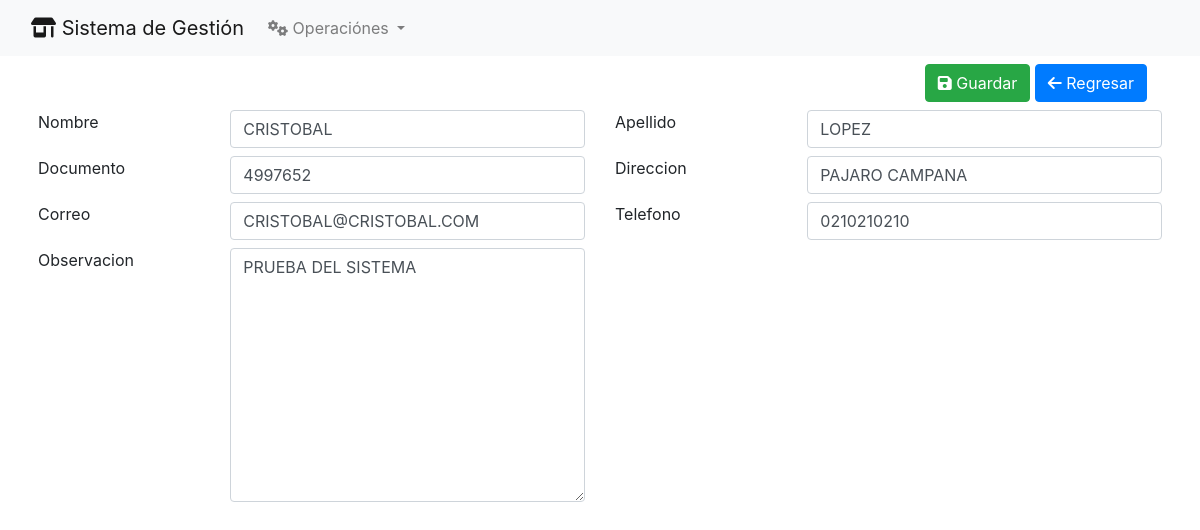
/clientes/modificar_cliente/1/, run on the app's committed database.
### Clientes/models.py (models this page shows, shortened)
class Clientes(models.Model):
    class Meta:
        verbose_name_plural = 'Clientes'
    nombre =  models.CharField(max_length = 250)
    apellido = models.CharField(max_length = 250)
    documento = models.CharField(max_length = 250, unique=True)
    direccion =  models.CharField(max_length = 250)
    telefono = models.CharField(max_length = 250)
    correo =  models.CharField(max_length = 250)
    observacion =  models.CharField(max_length = 250)
    estado =  models.CharField(max_length = 250)

### Clientes/views.py (the view)
# urls.py: path('modificar_cliente/<int:id>/', modificar_cliente, name='modificar_cliente'),
def modificar_cliente(request, id):
    cliente_instance = get_object_or_404(Clientes, id=id)
    if request.method == "POST":
        cliente_form = ClientesForm(request.POST, instance=cliente_instance)
        try:
            if cliente_form.is_valid():
                cliente_form.save()
                sweetify.toast(request, "Guardado Exitoso")
                return redirect("clientes")
        except IntegrityError as e:
            sweetify.toast(
                request,
                "Algunos de los datos deben ser únicos y ya existen en la base de datos.",
                icon="error",
                timer=3000,
            )
    else:
        cliente_form = ClientesForm(instance=cliente_instance)
        template = "nuevo_cliente.html"
        context = {"titulo": "Editar Cliente", "form": cliente_form}
        return render(request, template, context)

### Clientes/templates/nuevo_cliente.html (shortened to what this page needs)
{% extends 'home.html' %}
{% block content %}
<form method="post">
    <div class="container p-2">
        <div class="col  d-flex justify-content-end">
            <button class="btn btn-success "> <i class="fa-solid fa-floppy-disk"></i> Guardar</button> &nbsp;
            <a href="{% url 'clientes' %}" class="btn btn-primary"> <i class="fa-solid fa-arrow-left"></i> Regresar</a>
        </div>
        <div class="row my-2">
            <div class="col-2">
                <label for="">Nombre</label>
            </div>
            <div class="col-4">
                {{form.nombre}}
            </div>
            <div class="col-2">
                <label for="">Apellido</label>
            </div>
            <div class="col-4">
                {{form.apellido}}
            </div>
        </div>
        <div class="row my-2">
            <div class="col-2">
                <label for="">Documento</label>
            </div>
            <div class="col-4">
                {{form.documento}}
            </div>
            <div class="col-2">
                <label for="">Direccion</label>
            </div>
            <div class="col-4">
                {{form.direccion}}
            </div>
        </div>
        <div class="row my-2">
            <div class="col-2">
                <label for="">Correo</label>
            </div>
            <div class="col-4">
                {{form.correo}}
            </div>
            <div class="col-2">
                <label for="">Telefono</label>
            </div>
            <div class="col-4">
                {{form.telefono}}
            </div>
        </div>
        <div class="row my-2">
            <div class="col-2">
                <label for="">Observacion</label>
            </div>
            <div class="col-4">
                {{form.observacion}}
            </div>
        </div>
    </div>
</form>
{% endblock %}

### data on the page
Clientes: nombre "CRISTOBAL", apellido "LOPEZ", documento "4997652", direccion "PAJARO CAMPANA", correo "CRISTOBAL@CRISTOBAL.COM", telefono "0210210210", observacion "PRUEBA DEL SISTEMA"
